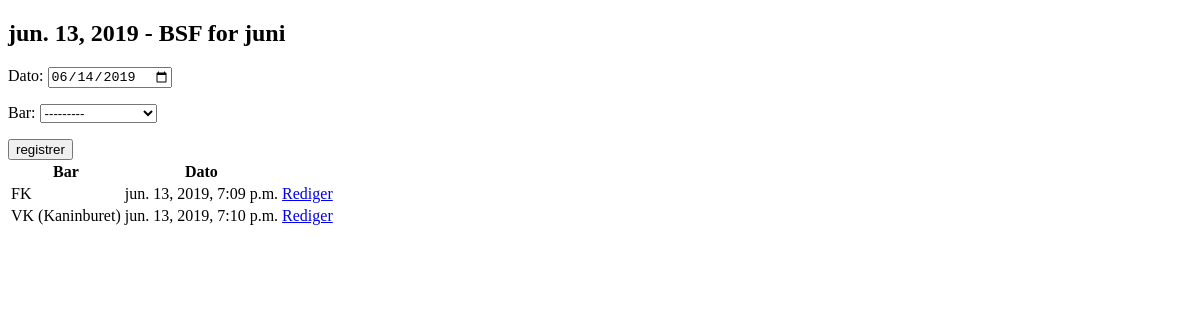
The app's page /intern/festkassen/admin/bsf/1 (signed in), older data.
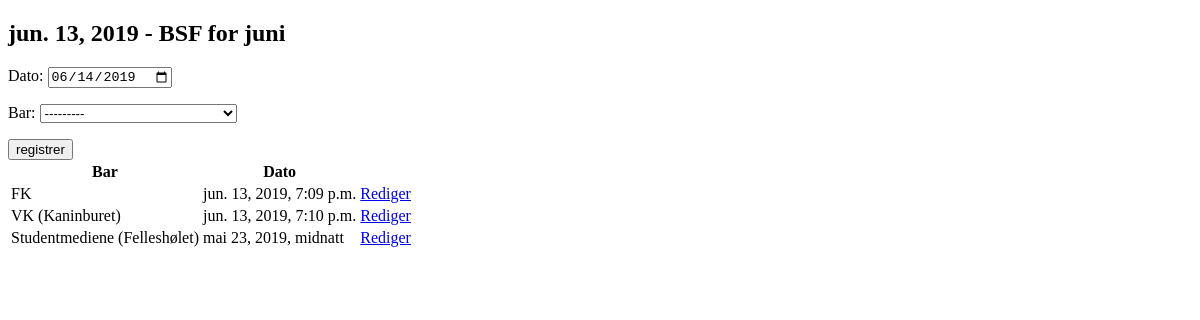
The same page, newer data.
### festkassen/models.py (models this page shows, shortened)
class Eksternkrysseliste(models.Model):
    dato = models.DateField(default=timezone.now)
    bar = models.ForeignKey(Bar, on_delete=models.CASCADE)
    bsf = models.ForeignKey(BSF, on_delete=models.CASCADE)
    class Meta:
        verbose_name_plural = "Eksternkrysselister"

class Bar(models.Model):
    gjengnavn = models.CharField(max_length=100)
    barnavn = models.CharField(max_length=100, blank=True, null=True)
    aktiv = models.BooleanField(default=True)
    varer_paa_listene = models.ManyToManyField(Vare)
    class Meta:
        verbose_name_plural = "Barer"
    def __str__(self):
        if self.barnavn:
            return "%s (%s)" % (self.gjengnavn, self.barnavn)
        elif self.gjengnavn:
            return self.gjengnavn
        else:
            return "Ukjent Bar"

### festkassen/views/admin_bsf.py (the view, shortened to what this page needs)
# urls.py: path('admin/bsf/<int:bsf_pk>', views.admin_rediger_bsf, name='admin_rediger_bsf'),
@login_required
@user_passes_test(er_festkasse)
def admin_rediger_bsf(request, bsf_pk):
    eksternlister = Eksternkrysseliste.objects.filter(bsf=bsf_pk)
    bsf = BSF.objects.get(pk=bsf_pk)
    nyeksternlisteskjema = NyEksternlisteSkjema()
    context = {
        'bsf': bsf,
        'eksternlister': eksternlister,
        'nyEksternlisteSkjema': nyeksternlisteskjema
    }
    return render(request, 'festkassen/admin_rediger_bsf.html', context)

### festkassen/views/admin_bsf.py
class NyEksternlisteSkjema(forms.ModelForm):
    class Meta:
        model = Eksternkrysseliste
        fields = ('dato', 'bar')
        widgets = {
            'dato': forms.DateInput(attrs={'type': 'date'})
        }

### festkassen/views/admin.py (called while the page is built)
def er_festkasse(user):
    return user.groups.filter(name='Festkasse').exists()

### templates/festkassen/admin_rediger_bsf.html (shortened to what this page needs)
<!DOCTYPE html>
<html lang="en">
<head>
</head>
<body>
    <h2>{{ bsf.dato }} - {{ bsf.beskrivelse }}</h2>
    <form action="{% url 'festkassen:admin_rediger_bsf' bsf.pk %}" method="post">
        {{ nyEksternlisteSkjema.as_p }}
        <input type="submit" value="registrer">
    </form>
    <table>
        <tr>
            <th> Bar </th>
            <th> Dato </th>
            <th></th>
        </tr>
        {% for eksternliste in eksternlister %}
            <tr>
                <td>{{ eksternliste.bar }}</td>
                <td>{{ eksternliste.dato }}</td>
                <td><a href="{% url 'festkassen:admin_rediger_ekstern_liste' bsf.pk eksternliste.pk %}"> Rediger </a></td>
            </tr>
        {% endfor %}
    </table>
</body>
</html>

Row changes from the older to the newer data that the page shows:
added Eksternkrysseliste: bar "Studentmediene (Felleshølet)", dato "mai 23, 2019, midnatt"
